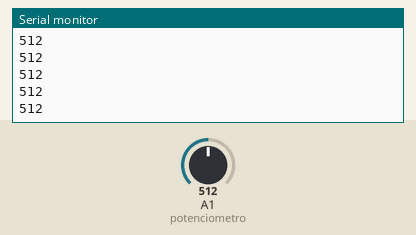
Recording of a sketch running on a simulated Arduino Uno, built with avr-gcc and run on an emulated ATmega328P. On the bench: the last lines printed to the serial monitor. The test bench sets the inputs (shaded band); at power-on: A1 (potenciometro) = 512.

Above: at 1.2 s.
1.3 s: A1 (potenciometro) set to 716
At 2.2 s:
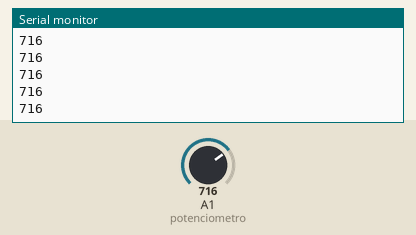
2.8 s: A1 (potenciometro) set to 900
At 3.4 s:
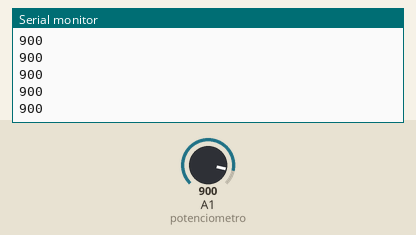
Timing chart, 0 to 5.8 s (numbered marks = the images above; inputs shaded):
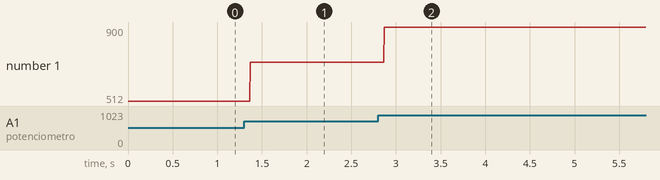

Measured:
- after the input at 1.3 s, the serial monitor: prints a new line after 0.07 s (image 1)
- after the input at 2.8 s, the serial monitor: prints a new line after 0.07 s (image 2)
- plotted number 1: 512 → 716 after the input at 1.3 s, 716 → 900 after the input at 2.8 s

The sketch:

potenciometro.ino
```cpp
int potenciometro = 1;
void setup() {
  pinMode(potenciometro,INPUT);
Serial.begin(9600);
}

void loop() {
  Serial.println(analogRead(potenciometro));
}
```
